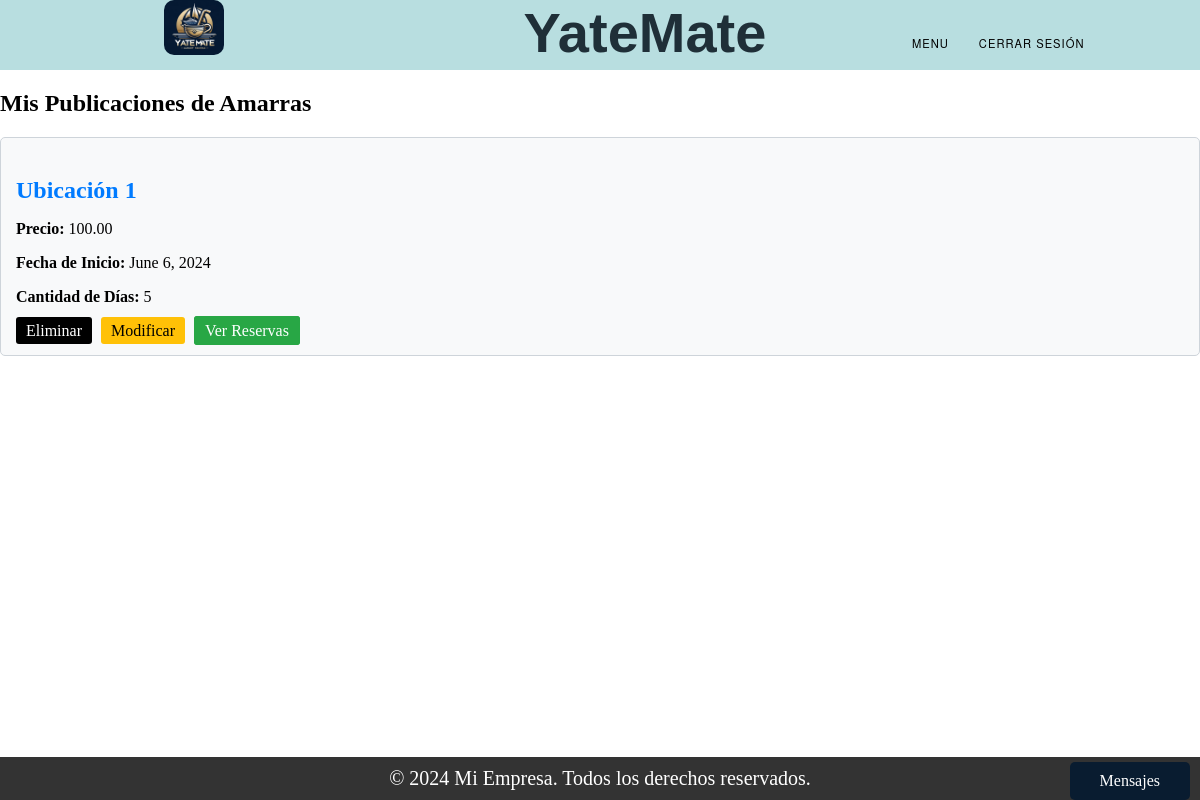
The app's page /mis_publicaciones_Amarras/ (signed in), older data.
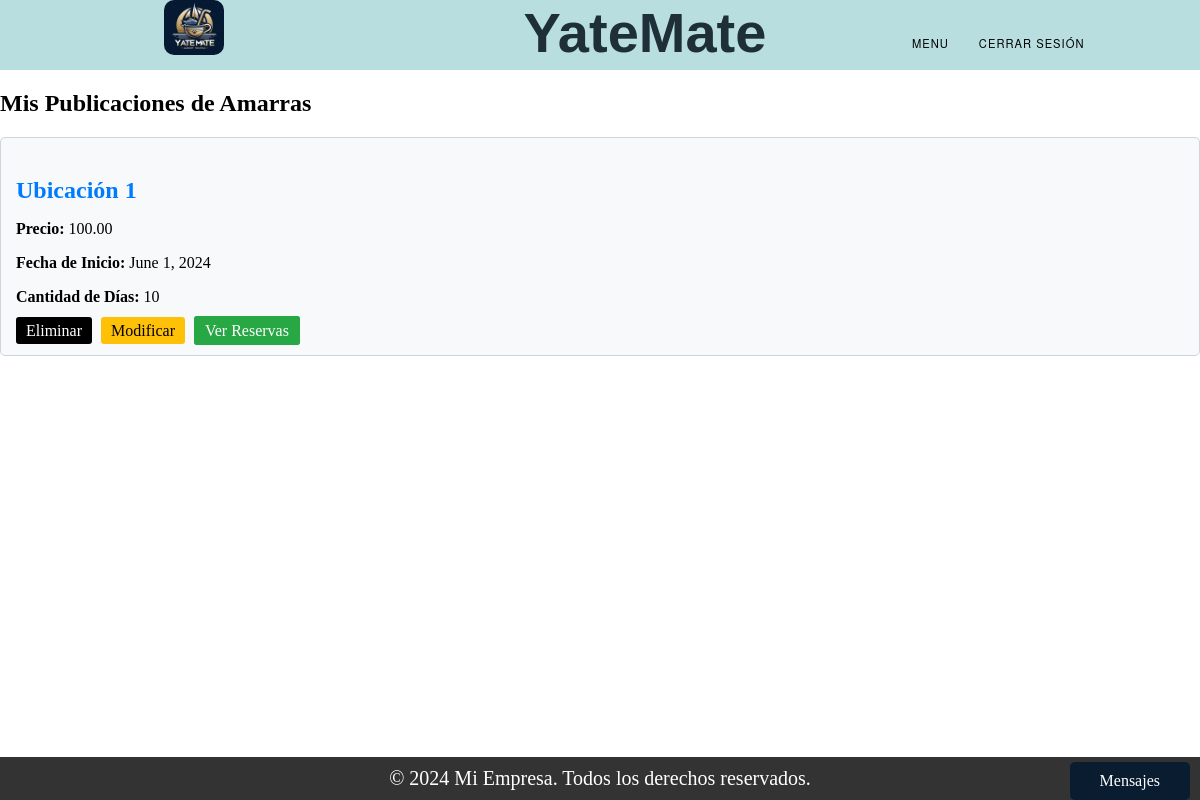
The same page, newer data.
### Amarra/models.py (models this page shows, shortened)
class Publicacion_Amarra(models.Model):
    ESTADOS = (
        ('Vigente', 'Vigente'),
        ('En Proceso', 'En Proceso'),
        ('Finalizado', 'Finalizado'),
    )
    dueño = models.ForeignKey(User, on_delete=models.CASCADE,null=True)
    precio = models.TextField()
    fecha_inicio = models.DateField()
    cant_dias = models.TextField()
    ubicacion = models.TextField()
    cant_dias_disponibles = models.TextField(null=True)
    estado = models.CharField(max_length=20, choices=ESTADOS, default='Vigente')

### Amarra/views.py (the view)
# urls.py: path('mis_publicaciones_Amarras/', views.mis_publicaciones, name='mis_publicaciones'),
def mis_publicaciones(request):
    user_id = request.session.get('user_id')
    publicaciones_amarras = Publicacion_Amarra.objects.filter(dueño_id=user_id)
    for publicacion in publicaciones_amarras:
        tiene_reservas = Reserva.objects.filter(publicacion=publicacion).exists()
        publicacion.tiene_reservas = tiene_reservas  # Agregar el atributo a la instancia
    return render(request, 'mis_publicaciones.html', {'publicaciones_amarras': publicaciones_amarras})

### Trueque/context_processors.py (called while the page is built)
def conversaciones_usuario(request):
    user_id = request.session.get('user_id')
    if user_id:
        conversaciones = Conversacion.objects.filter(Q(dueño_publicacion=user_id) | Q(solicitante=user_id))
        return {'conversaciones_usuario': conversaciones}
    else:
        return {'conversaciones_usuario': []}

### Amarra/templates/mis_publicaciones.html (shortened to what this page needs)
{% extends "base.html" %}
{% block content %}
<h2>Mis Publicaciones de Amarras</h2>
{% if publicaciones_amarras %}
    <div class="publicaciones-container">
        {% for publicacion in publicaciones_amarras %}
            <div class="card">
                <h3 class="card-title">{{ publicacion.ubicacion }}</h3>
                <p><strong>Precio:</strong> {{ publicacion.precio }}</p>
                <p><strong>Fecha de Inicio:</strong> {{ publicacion.fecha_inicio }}</p>
                <p><strong>Cantidad de Días:</strong> {{ publicacion.cant_dias }}</p>
                <div>
                    <a href="{% url 'eliminar_publicacion' publicacion.id %}" class="btn-card btn-card-delete">Eliminar</a>
                    <a href="{% url 'modificar_publicacion' publicacion.id %}" class="btn-card btn-card-modify">Modificar</a>
                    {% if publicacion.tiene_reservas %}
                        <a href="{% url 'ver_reservas' publicacion.id %}" class="btn-card btn-card-reservas btn-verde">Ver Reservas</a>
                    {% else %}
                        <a href="{% url 'ver_reservas' publicacion.id %}" class="btn-card btn-card-reservas btn-rojo">Ver Reservas</a>
                    {% endif %}
                </div>
            </div>
        {% endfor %}
    </div>
{% else %}
    <p>No tienes publicaciones de amarras aún.</p>
{% endif %}
{% endblock %}

Row changes from the older to the newer data that the page shows:
changed Publicacion_Amarra "Ubicación 1": fecha_inicio "June 6, 2024" → "June 1, 2024"; cant_dias "5" → "10"
